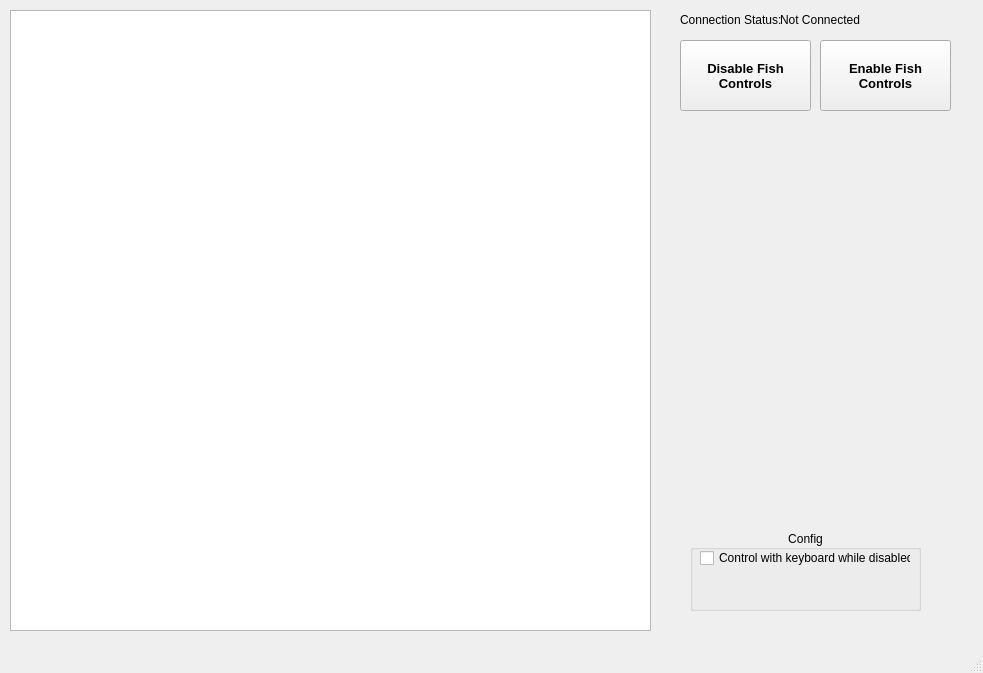
<?xml version="1.0" encoding="UTF-8"?>
<ui version="4.0">
 <class>MainWindow</class>
 <widget class="QMainWindow" name="MainWindow">
  <property name="geometry">
   <rect>
    <x>0</x>
    <y>0</y>
    <width>983</width>
    <height>673</height>
   </rect>
  </property>
  <property name="windowTitle">
   <string>Fish Tank Driver Station</string>
  </property>
  <widget class="QWidget" name="centralwidget">
   <widget class="QGraphicsView" name="view_camera">
    <property name="geometry">
     <rect>
      <x>10</x>
      <y>10</y>
      <width>641</width>
      <height>621</height>
     </rect>
    </property>
   </widget>
   <widget class="QPushButton" name="btn_disable">
    <property name="geometry">
     <rect>
      <x>680</x>
      <y>40</y>
      <width>131</width>
      <height>71</height>
     </rect>
    </property>
    <property name="font">
     <font>
      <pointsize>10</pointsize>
      <weight>75</weight>
      <bold>true</bold>
     </font>
    </property>
    <property name="text">
     <string>Disable Fish
Controls</string>
    </property>
   </widget>
   <widget class="QPushButton" name="btn_enable">
    <property name="geometry">
     <rect>
      <x>820</x>
      <y>40</y>
      <width>131</width>
      <height>71</height>
     </rect>
    </property>
    <property name="font">
     <font>
      <pointsize>10</pointsize>
      <weight>75</weight>
      <bold>true</bold>
     </font>
    </property>
    <property name="text">
     <string>Enable Fish
Controls</string>
    </property>
   </widget>
   <widget class="QGroupBox" name="groupBox">
    <property name="geometry">
     <rect>
      <x>690</x>
      <y>530</y>
      <width>231</width>
      <height>81</height>
     </rect>
    </property>
    <property name="title">
     <string>Config</string>
    </property>
    <property name="alignment">
     <set>Qt::AlignCenter</set>
    </property>
    <widget class="QCheckBox" name="cb_keyboard">
     <property name="geometry">
      <rect>
       <x>10</x>
       <y>20</y>
       <width>211</width>
       <height>16</height>
      </rect>
     </property>
     <property name="text">
      <string>Control with keyboard while disabled</string>
     </property>
    </widget>
   </widget>
   <widget class="QLabel" name="label_2">
    <property name="geometry">
     <rect>
      <x>680</x>
      <y>10</y>
      <width>101</width>
      <height>20</height>
     </rect>
    </property>
    <property name="text">
     <string>Connection Status:</string>
    </property>
   </widget>
   <widget class="QLabel" name="label_connection_status">
    <property name="geometry">
     <rect>
      <x>780</x>
      <y>10</y>
      <width>91</width>
      <height>20</height>
     </rect>
    </property>
    <property name="text">
     <string>Not Connected</string>
    </property>
   </widget>
  </widget>
  <widget class="QMenuBar" name="menubar">
   <property name="geometry">
    <rect>
     <x>0</x>
     <y>0</y>
     <width>983</width>
     <height>21</height>
    </rect>
   </property>
  </widget>
  <widget class="QStatusBar" name="statusbar"/>
 </widget>
 <resources/>
 <connections/>
</ui>
